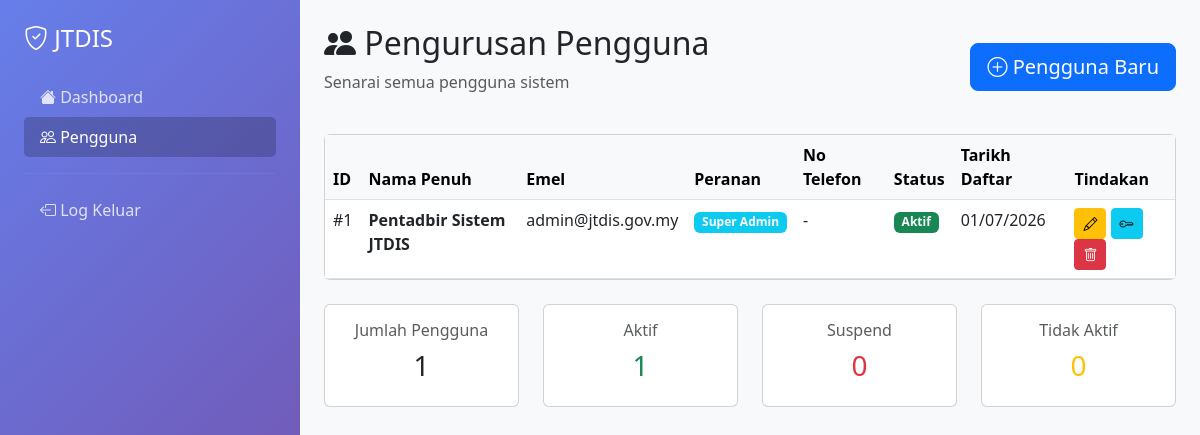
Page /pages/pengguna/index.php (signed in) on the committed database.
### tables this page shows
CREATE TABLE `pengguna` (
  `pengguna_id` int(11) NOT NULL,
  `nama_penuh` varchar(150) NOT NULL,
  `emel` varchar(150) NOT NULL,
  `kata_laluan_hash` varchar(255) NOT NULL,
  `peranan_id` int(11) NOT NULL,
  `wilayah_id` int(11) DEFAULT NULL,
  `daerah_id` int(11) DEFAULT NULL,
  `agensi_id` int(11) DEFAULT NULL,
  `status_pengguna_id` tinyint(4) NOT NULL DEFAULT 1,
  `tarikh_daftar` datetime NOT NULL DEFAULT current_timestamp(),
  `tarikh_kemaskini` datetime DEFAULT NULL ON UPDATE current_timestamp()
);

CREATE TABLE `peranan` (
  `peranan_id` int(11) NOT NULL,
  `nama_peranan` varchar(50) NOT NULL,
  `tahap_hierarki` tinyint(4) NOT NULL,
  `keterangan` text DEFAULT NULL
);

CREATE TABLE `status_pengguna` (
  `status_pengguna_id` tinyint(4) NOT NULL,
  `status` varchar(20) NOT NULL
);

### includes/functions.php (called while the page is built, shortened)
<?php
function escapeOutput($text) {
    return htmlspecialchars($text, ENT_QUOTES, 'UTF-8');
}
function formatDate($date) {
    $date = new DateTime($date);
    return $date->format('d/m/Y');
}
?>

### pages/pengguna/index.php (the view, shortened to what this page needs)
<?php
require_once '../../includes/functions.php';
$current_role = $_SESSION['peranan'];
if ($current_role === 'Super Admin') {
    $query = "SELECT p.*, r.nama_peranan, s.status FROM pengguna p
              JOIN peranan r ON p.peranan_id = r.peranan_id
              JOIN status_pengguna s ON p.status_pengguna_id = s.status_pengguna_id
              ORDER BY p.tarikh_daftar DESC";
} else {
    $query = "SELECT p.*, r.nama_peranan, s.status FROM pengguna p
              JOIN peranan r ON p.peranan_id = r.peranan_id
              JOIN status_pengguna s ON p.status_pengguna_id = s.status_pengguna_id
              WHERE p.wilayah_id = ? OR p.peranan_id = 1
              ORDER BY p.tarikh_daftar DESC";
}
$stmt = mysqli_prepare($conn, $query);
mysqli_stmt_execute($stmt);
$result = mysqli_stmt_get_result($stmt);
$users = mysqli_fetch_all($result, MYSQLI_ASSOC);
?>
<!DOCTYPE html>
<html lang="ms">
<head>
    <link href="https://cdn.jsdelivr.net/npm/bootstrap@5.3.0/dist/css/bootstrap.min.css" rel="stylesheet">
    <link rel="stylesheet" href="https://cdn.jsdelivr.net/npm/bootstrap-icons@1.10.0/font/bootstrap-icons.css">
</head>
<body>
    <div class="container-fluid">
        <div class="row">
            <div class="col-md-3 sidebar p-4">
                <h4 class="mb-4"><i class="bi bi-shield-check"></i> JTDIS</h4>
                <nav class="nav flex-column">
                    <a class="nav-link" href="../dashboard.php"><i class="bi bi-house-fill"></i> Dashboard</a>
                    <a class="nav-link active" href="index.php"><i class="bi bi-people"></i> Pengguna</a>
                    <hr style="border-color: rgba(255,255,255,0.2);">
                    <a class="nav-link" href="../logout.php"><i class="bi bi-box-arrow-left"></i> Log Keluar</a>
                </nav>
            </div>
            <div class="col-md-9 p-4">
                <div class="d-flex justify-content-between align-items-center mb-4">
                    <div>
                        <h2><i class="bi bi-people-fill"></i> Pengurusan Pengguna</h2>
                        <p class="text-muted">Senarai semua pengguna sistem</p>
                    </div>
                    <a href="tambah.php" class="btn btn-primary btn-lg">
                        <i class="bi bi-plus-circle"></i> Pengguna Baru
                    </a>
                </div>
                <div class="card">
                    <div class="table-responsive">
                        <table class="table table-hover mb-0">
                            <thead class="table-light">
                                <tr>
                                    <th>ID</th>
                                    <th>Nama Penuh</th>
                                    <th>Emel</th>
                                    <th>Peranan</th>
                                    <th>No Telefon</th>
                                    <th>Status</th>
                                    <th>Tarikh Daftar</th>
                                    <th>Tindakan</th>
                                </tr>
                            </thead>
                            <tbody>
                                <?php if (count($users) > 0): ?>
                                    <?php foreach ($users as $user): ?>
                                    <tr>
                                        <td>#<?php echo escapeOutput($user['pengguna_id']); ?></td>
                                        <td><strong><?php echo escapeOutput($user['nama_penuh']); ?></strong></td>
                                        <td><?php echo escapeOutput($user['emel']); ?></td>
                                        <td>
                                            <span class="badge bg-info"><?php echo escapeOutput($user['nama_peranan']); ?></span>
                                        </td>
                                        <td><?php echo escapeOutput($user['no_telefon'] ?? '-'); ?></td>
                                        <td>
                                            <?php
                                            $status_class = $user['status_pengguna_id'] == 1 ? 'bg-success' : ($user['status_pengguna_id'] == 3 ? 'bg-danger' : 'bg-warning');
                                            ?>
                                            <span class="badge <?php echo $status_class; ?>"><?php echo escapeOutput($user['status']); ?></span>
                                        </td>
                                        <td><?php echo formatDate(substr($user['tarikh_daftar'], 0, 10)); ?></td>
                                        <td>
                                            <a href="edit.php?id=<?php echo $user['pengguna_id']; ?>" class="btn btn-sm btn-warning" title="Edit">
                                                <i class="bi bi-pencil"></i>
                                            </a>
                                            <a href="reset_password.php?id=<?php echo $user['pengguna_id']; ?>" class="btn btn-sm btn-info" title="Reset Kata Laluan">
                                                <i class="bi bi-key"></i>
                                            </a>
                                            <a href="hapus.php?id=<?php echo $user['pengguna_id']; ?>" class="btn btn-sm btn-danger" title="Hapus" onclick="return confirm('Pasti untuk hapus pengguna ini?');">
                                                <i class="bi bi-trash"></i>
                                            </a>
                                        </td>
                                    </tr>
                                    <?php endforeach; ?>
                                <?php endif; ?>
                            </tbody>
                        </table>
                    </div>
                </div>
                <div class="row mt-4">
                    <div class="col-md-3">
                        <div class="card text-center p-3">
                            <h6 class="text-muted">Jumlah Pengguna</h6>
                            <h3><?php echo count($users); ?></h3>
                        </div>
                    </div>
                    <div class="col-md-3">
                        <div class="card text-center p-3">
                            <h6 class="text-muted">Aktif</h6>
                            <h3 class="text-success"><?php echo count(array_filter($users, fn($u) => $u['status_pengguna_id'] == 1)); ?></h3>
                        </div>
                    </div>
                    <div class="col-md-3">
                        <div class="card text-center p-3">
                            <h6 class="text-muted">Suspend</h6>
                            <h3 class="text-danger"><?php echo count(array_filter($users, fn($u) => $u['status_pengguna_id'] == 3)); ?></h3>
                        </div>
                    </div>
                    <div class="col-md-3">
                        <div class="card text-center p-3">
                            <h6 class="text-muted">Tidak Aktif</h6>
                            <h3 class="text-warning"><?php echo count(array_filter($users, fn($u) => $u['status_pengguna_id'] == 2)); ?></h3>
                        </div>
                    </div>
                </div>
            </div>
        </div>
    </div>
</body>
</html>

### pages/pengguna/index.php (style rules this page uses)
body { background-color: #f8f9fa; }
.sidebar { background: linear-gradient(135deg, #667eea 0%, #764ba2 100%); min-height: 100vh; color: white; }
.nav-link { color: rgba(255,255,255,0.8); }
.nav-link:hover, .nav-link.active { color: white; background: rgba(0,0,0,0.2); border-radius: 5px; }

### rows in the picture
pengguna: pengguna_id "1", nama_penuh "Pentadbir Sistem JTDIS", emel "admin@jtdis.gov.my", peranan.nama_peranan "Super Admin", no_telefon "-", status_pengguna.status "Aktif", tarikh_daftar "01/07/2026", status_pengguna "1", status_pengguna "0"

### other values in the picture
count($users) "1"
